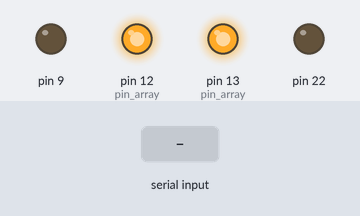
The sketch below on a simulated Arduino Uno, built with avr-gcc and run on an emulated ATmega328P. Parts: output pins drawn as LEDs (lit = HIGH). The inputs (shaded band) are chosen by the test bench. Pins used as bus, display or sensor lines are not drawn; what the sketch prints to the serial monitor is not drawn.

Above: at 1.2 s.
1.3 s: "90,45\n" received over Serial
At 2.5 s:
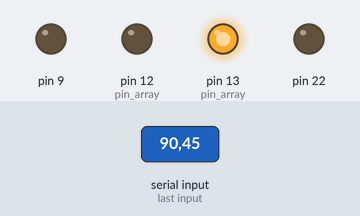
2.8 s: "30,150\n" received over Serial
At 3.7 s:
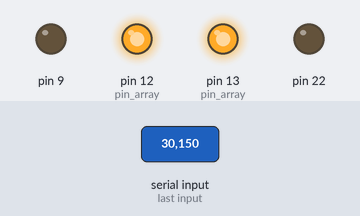
4.3 s: "30,150\n" received over Serial
Timing chart, 0 to 7.3 s (numbered marks = the images above; inputs shaded):
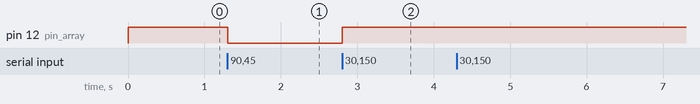

Measured:
- after the input at 1.3 s, pin 12 (pin_array): HIGH → LOW at once
- after the input at 2.8 s, pin 12 (pin_array): LOW → HIGH at once

The sketch:

sketch_apr3a.ino
```cpp
int pin_array[3] = {13, 12};
void setup() {
  for (int i : pin_array){
    pinMode(i, 1);
    digitalWrite(i, HIGH);
  }
  Serial.begin(9600);
}

void loop() {
  if (Serial.available() > 0){
    int r = Serial.read() - '0';
    int pin = pin_array[r / 3];
    int mode = r % 3;
    if (mode == 2){
      Serial.print( !bool(digitalRead(pin)) );
    }else{
      digitalWrite(pin, !bool(mode));
    }
  }
}
```
